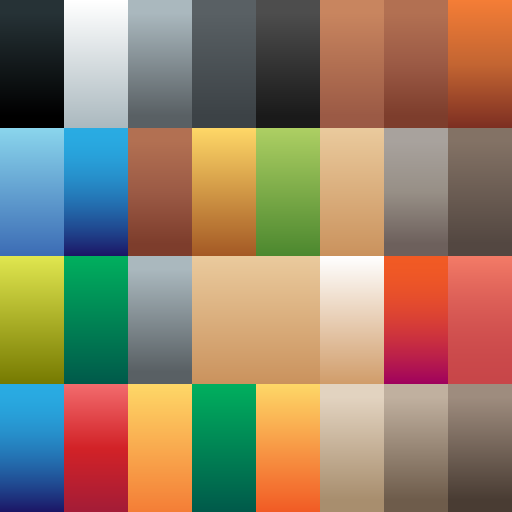
#> input picture assets/props/hex/hexagons_medieval_src.png, 1024 x 1024 px, found by its file name (shown at 1/2 size)
$ python recolor_palette.py
#> lines starting #> are read from the running program, lines starting #| are printed output that depends on the picture
"""Repaints the KayKit hexagon palette so trees, rocks, hills and flags fit
the Wildwood look: deep forest greens instead of mint, slate rocks, team
flags. The original is kept as hexagons_medieval_src.png.
Run from the project root:  python3 tools/recolor_palette.py
"""
from PIL import Image
import os, shutil

PAL = "assets/props/hex/hexagons_medieval.png"
SRC = "assets/props/hex/hexagons_medieval_src.png"
if not os.path.exists(SRC):
    shutil.copy(PAL, SRC)
img = Image.open(SRC).convert("RGBA")
#> img is the input picture: PIL image 1024x1024 RGBA; mean R, G, B, A 146.7, 127.5, 104, 255
px = img.load()

# (col, row): (top colour, bottom colour) of the 128x256 gradient cell.
CELLS = {
    (1, 2): ((0.46, 0.70, 0.30), (0.12, 0.32, 0.13)),   # tree foliage
    (0, 2): ((0.52, 0.66, 0.28), (0.24, 0.40, 0.14)),   # hills
    (2, 2): ((0.80, 0.77, 0.72), (0.44, 0.42, 0.38)),   # rocks (warm grey, like the boulders)
    (3, 3): ((0.36, 0.76, 0.40), (0.12, 0.38, 0.18)),   # elf flags
    (0, 3): ((0.42, 0.62, 1.00), (0.12, 0.22, 0.60)),   # human flags
    (6, 0): ((0.66, 0.44, 0.26), (0.42, 0.26, 0.14)),   # wood (crates, barrels, racks, trunks)
    (5, 0): ((0.82, 0.60, 0.38), (0.60, 0.42, 0.24)),   # light wood
    (6, 1): ((0.62, 0.52, 0.42), (0.38, 0.30, 0.22)),   # crate_B boards
    (2, 0): ((0.46, 0.46, 0.50), (0.22, 0.22, 0.26)),   # iron bands
    (2, 1): ((0.62, 0.42, 0.26), (0.40, 0.26, 0.14)),   # bark on hills
}
for (c, r), (top, bot) in CELLS.items():
    for y in range(256):
        t = y / 255.0
        col = tuple(int(255 * (top[i] * (1 - t) + bot[i] * t)) for i in range(3))
        for x in range(128):
            px[c * 128 + x, r * 256 + y] = col + (255,)
img.save(PAL)
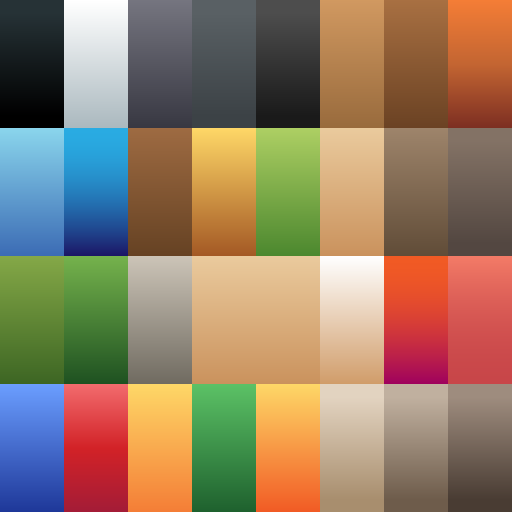
#> saved as hexagons_medieval.png: PIL image 1024x1024 RGBA (shown at 1/2 size); mean R, G, B, A 147.4, 124.5, 99.7, 255
print("wrote", PAL)
